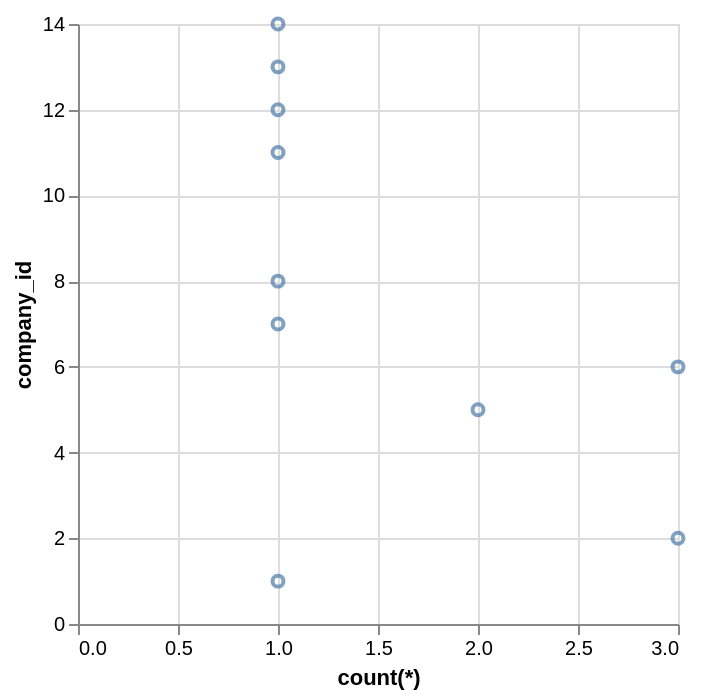

Express this chart as Vega-Lite.
### Vega-Lite specification from a JSON file in a GitHub repository (floating-point values rounded to 4 significant figures)
{"data": {"values": [{"x_data": 1, "y_data": 1}, {"x_data": 3, "y_data": 2}, {"x_data": 2, "y_data": 5}, {"x_data": 3, "y_data": 6}, {"x_data": 1, "y_data": 7}, {"x_data": 1, "y_data": 8}, {"x_data": 1, "y_data": 11}, {"x_data": 1, "y_data": 12}, {"x_data": 1, "y_data": 13}, {"x_data": 1, "y_data": 14}]}, "mark": "point", "encoding": {"x": {"field": "x_data", "type": "quantitative", "title": "count(*)"}, "y": {"field": "y_data", "type": "quantitative", "title": "company_id"}}}
